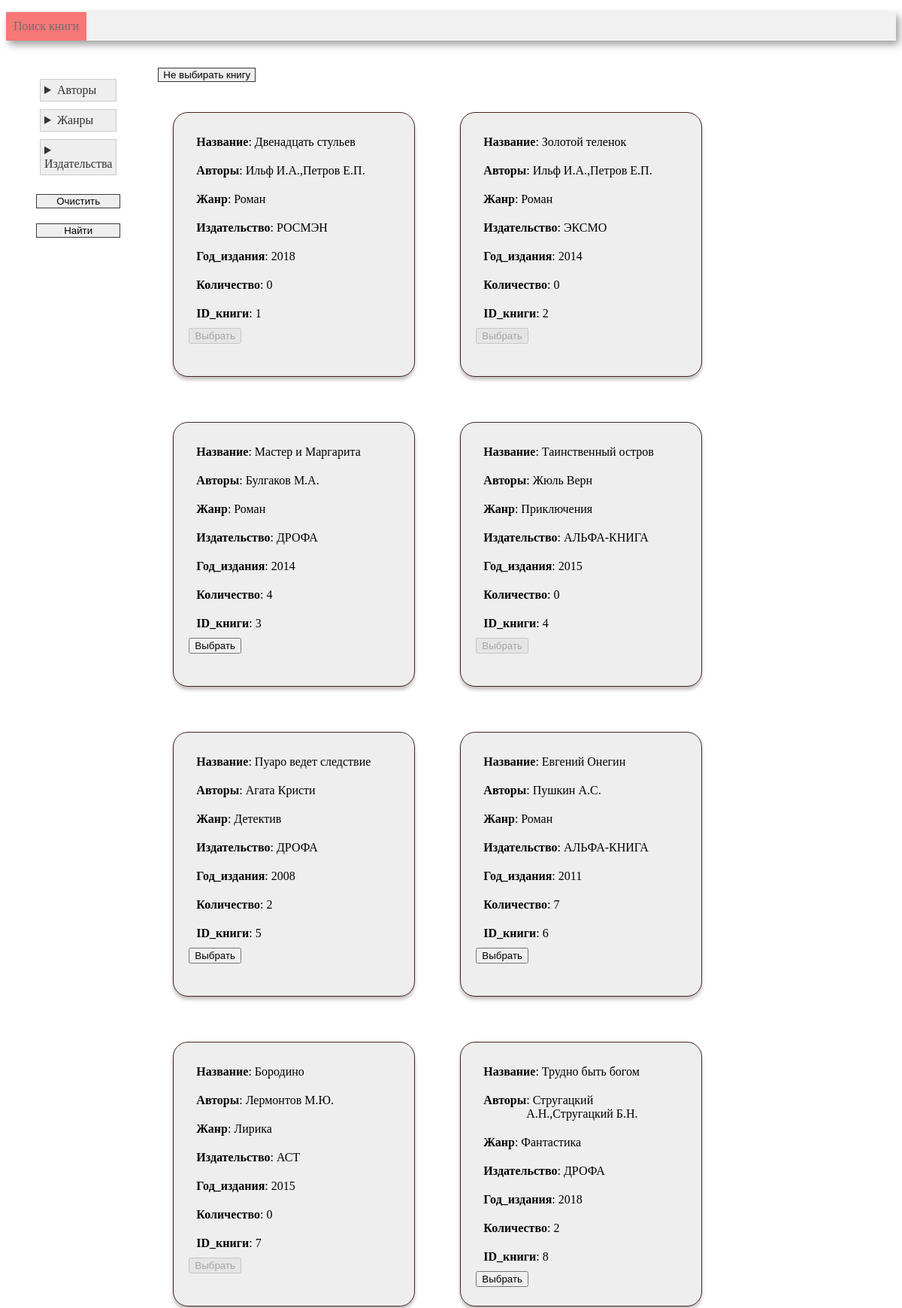
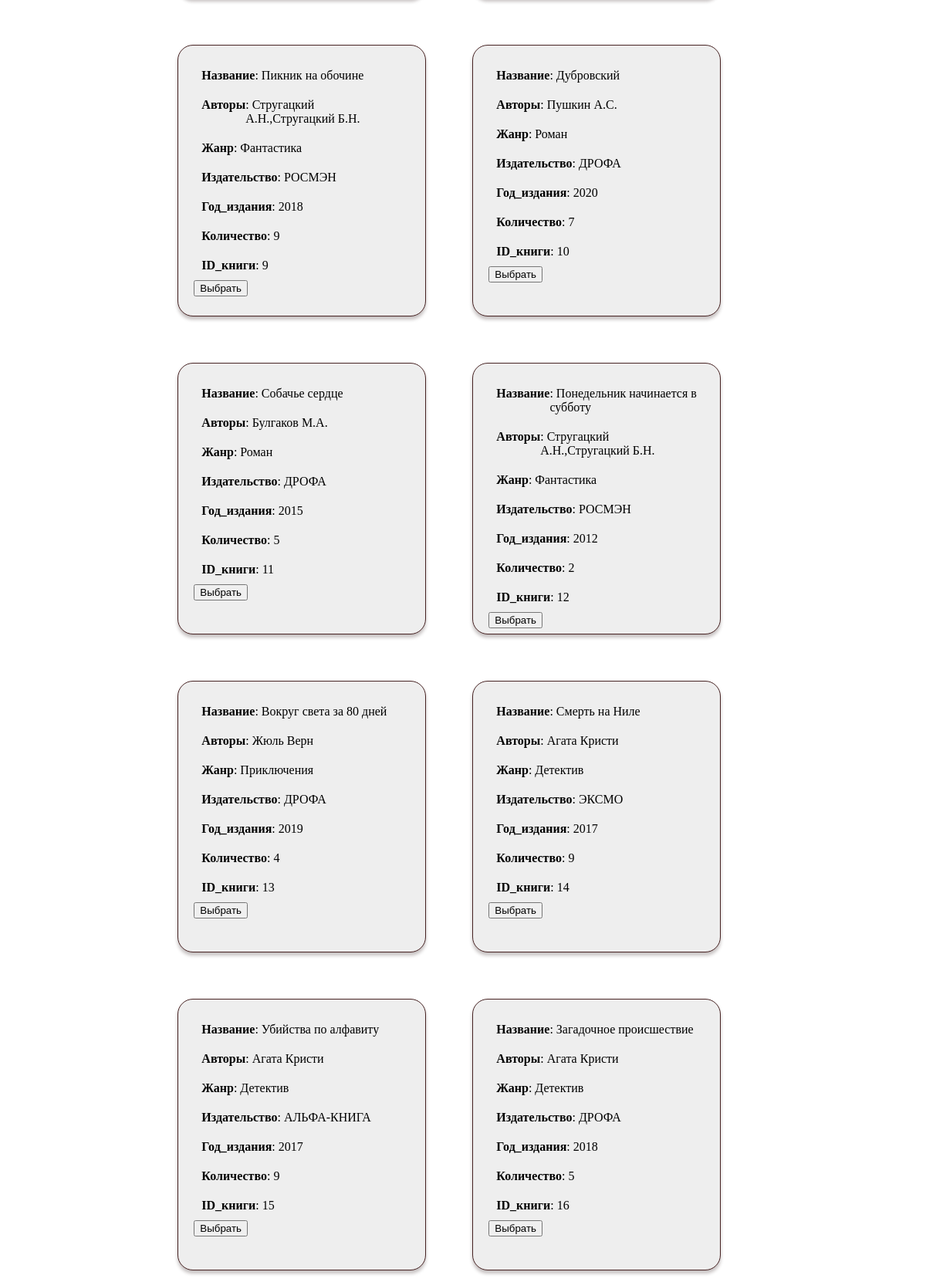
Screenshot of /search (upper part) with the database file from the repository (2 pictures, top to bottom).
### tables this page shows
CREATE TABLE book (
      book_id INTEGER PRIMARY KEY AUTOINCREMENT, 
	  title VARCHAR(80),
      genre_id int, 
      publisher_id INT,
      year_publication INT,
      available_numbers INT, 
      FOREIGN KEY (genre_id)  REFERENCES genre (genre_id) ON DELETE CASCADE,
      FOREIGN KEY (publisher_id)  REFERENCES publisher (publisher_id) ON DELETE CASCADE
);

### controllers/search.py (the view, shortened to what this page needs)
@app.route('/search', methods=['get', 'post'])
def search():
    conn = get_db_connection()
    df_genre = get_count_genre(conn)
    df_author = get_count_author(conn)
    df_publisher = get_count_publisher(conn)
    checked_list_authors = []
    checked_list_genre = []
    checked_list_publisher = []
    df_filter_book = get_book(conn)
    if request.values.get('reset'):
        df_filter_book = get_book(conn)
        checked_list_authors = []
        checked_list_genre = []
        checked_list_publisher = []
    html = render_template(
        'search.html',
        genre_box=df_genre,
        author_box=df_author,
        publisher_box=df_publisher,
        filter_box=df_filter_book,
        checked_list_authors=checked_list_authors,
        checked_list_genre=checked_list_genre,
        checked_list_publisher=checked_list_publisher,
        len=len
    )
    return html

### models/search_model.py (called while the page is built)
def get_count_genre(conn):
    return pd.read_sql('''
        SELECT genre_id, genre_name as Жанр, COUNT(book_id) AS Количество_книг
        FROM genre
        LEFT JOIN book USING(genre_id)
        GROUP BY genre.genre_id;
''', conn)

def get_count_author(conn):
    return pd.read_sql('''
        SELECT author.author_id, author_name as Автор, COUNT(book_author.book_id) AS Книги_автора
        FROM author
        LEFT JOIN book_author USING(author_id)
        GROUP BY author.author_id;
''', conn)

def get_count_publisher(conn):
    return pd.read_sql('''
        SELECT publisher.publisher_id, publisher_name as Издатель, COUNT(book.book_id) AS Книги_издателя
        FROM publisher
        LEFT JOIN book USING(publisher_id)
        GROUP BY publisher.publisher_id;
''', conn)

def get_book(conn):
    return pd.read_sql('''
    SELECT b.title AS Название, GROUP_CONCAT(a.author_name) AS Авторы,
        g.genre_name AS Жанр, p.publisher_name AS Издательство,
        b.year_publication AS Год_издания, b.available_numbers AS Количество, b.book_id AS ID_книги
    FROM book b
        JOIN book_author ba ON b.book_id = ba.book_id
        JOIN author a ON ba.author_id = a.author_id
        JOIN genre g ON b.genre_id = g.genre_id
        JOIN publisher p ON b.publisher_id = p.publisher_id
    GROUP BY b.book_id;
''', conn)

### utils.py (called while the page is built)
def get_db_connection():
    return sqlite3.connect('library.sqlite')

### templates/search.html (shortened to what this page needs)
<!DOCTYPE HTML>
<html>
<head>
    <link rel="stylesheet" type="text/css" href="/static/css/main.css"/>
    {% macro render_card(relation) %}
    {% set n = relation|length %}
            <div class = 'all_card'>
                {% for i in range(n) %}
                <div class="card">
                    <div class="column">
                        {% for name in relation.dtypes.index %}
                            <div class="row"><b>{{name}}</b>: {{ relation.loc[i, name] }}</div>
                        {% endfor %}
                        <form action='{{url_for("index")}}' method ="get">
                            <button type="submit" value='{{relation.loc[i, 'Книга_id']}}'
                                    name="book" {% if relation.loc[i, 'Количество'] == 0  %} disabled {% endif %}>
                                Выбрать</button>
                        </form>
                    </div>
                </div>
                {% endfor %}
            </div>
    {% endmacro %}
</head>
<body>
    <div class=menu>
        <ul>
            <li class = active><a href={{ url_for("search")}}>Поиск книги</a></li>
        </ul>
    </div>
    <div class = 'row'>
        <p>
            <form action='' method ="post">
                <div class="row checkboxs">
                    <div class = 'column'>
                        <div class="column">
                            <details {% if checked_list_authors !=[] %} open {%endif%}><summary>Авторы</summary>
                            </details>
                            <details {% if checked_list_genre !=[] %} open {%endif%}><summary>Жанры</summary>
                            </details>
                            <details {% if checked_list_publisher !=[] %} open {%endif%}><summary>Издательства</summary>
                            </details>
                        </div>
                        <input type="submit" value="Очистить" name="reset" />
                        <input type="submit" value="Найти" name="confirm" />
                    </div>
                </div>
            </form>
        </p>
        <p>
            <div class = 'column'>
                <form action='{{url_for("index")}}' method ="get">
                    <input type="submit" name = 'noselect' value="Не выбирать книгу" />
                </form>
                {{render_card( filter_box)}}
            </div>
        </p>
    </div>
</body>
</html>

### static/CSS/main.css (style rules this page uses)
.menu { background-color: #f1f1f1; box-shadow: 4px 5px 10px rgba(0, 0, 0, 0.4); width: 100%; }
.menu li { display: inline-block; vertical-align: top; padding: 10px; color: #6f6d6d; }
.menu a { text-decoration: none; color: #6f6d6d; }
.menu ul { padding: 0px; }
.active { background-color: #f87777; color: #f8f8f8; }
.all_card { display: flex; flex-direction: row; flex-wrap: wrap; }
.card { border: 1px solid #472323; border-radius: 20px; margin: 30px; padding: 10px; width: 300px; height: 330px; background-color: #eee; box-shadow: 0px 4px 4px rgba(29, 6, 6, 0.25); }
.row { display: flex; flex-direction: row; margin: 10px; }
.column { display: flex; flex-direction: column; margin: 10px; }
details > summary { padding: 5px; background-color: #eee; color: #333; border: 1px #ccc solid; cursor: pointer; margin: 5px; }
.checkboxs { padding: 5px; margin: 5px; color: #720707; cursor: pointer; width: 10%; }
input { margin:10px; border:1px #3b3636 solid; }

### rows the page displays
book: title "Двенадцать стульев"
book: title "Золотой теленок"
book: title "Мастер и Маргарита"
book: title "Таинственный остров"
book: title "Пуаро ведет следствие"
book: title "Евгений Онегин"
book: title "Бородино"
book: title "Трудно быть богом"
book: title "Пикник на обочине"
book: title "Дубровский"
book: title "Собачье сердце"
book: title "Понедельник начинается в субботу"
book: title "Вокруг света за 80 дней"
book: title "Смерть на Ниле"
book: title "Убийства по алфавиту"
book: title "Загадочное происшествие"

### other values shown
{{ name }} "Название" "Авторы" "Жанр" "Издательство" "Год_издания" "Количество" "ID_книги" "Название" "Авторы" "Жанр" "Издательство" "Год_издания" "Количество" "ID_книги" "Название" "Авторы" "Жанр" "Издательство" "Год_издания" "Количество" "ID_книги" "Название" "Авторы" "Жанр" "Издательство" "Год_издания" "Количество" "ID_книги" "Название" "Авторы" "Жанр" "Издательство" "Год_издания" "Количество" "ID_книги" "Название" "Авторы" "Жанр" "Издательство" "Год_издания" "Количество" "ID_книги" "Название" "Авторы" "Жанр" "Издательство" "Год_издания" "Количество" "ID_книги" "Название" "Авторы" "Жанр" "Издательство" "Год_издания" "Количество" "ID_книги" "Название" "Авторы" "Жанр" "Издательство" "Год_издания" "Количество" "ID_книги" "Название" "Авторы" "Жанр" "Издательство" "Год_издания" "Количество" "ID_книги" "Название" "Авторы" "Жанр" "Издательство" "Год_издания" "Количество" "ID_книги" "Название" "Авторы" "Жанр" "Издательство" "Год_издания" "Количество" "ID_книги" "Название" "Авторы" "Жанр" "Издательство" "Год_издания" "Количество" "ID_книги" "Название" "Авторы" "Жанр" "Издательство" "Год_издания" "Количество" "ID_книги" "Название" "Авторы" "Жанр" "Издательство" "Год_издания" "Количество" "ID_книги" "Название" "Авторы" "Жанр" "Издательство" "Год_издания" "Количество" "ID_книги"
{{ relation.loc[i, name] }} "Ильф И.А.,Петров Е.П." "Роман" "РОСМЭН" "2018" "0" "1" "Ильф И.А.,Петров Е.П." "Роман" "ЭКСМО" "2014" "0" "2" "Булгаков М.А." "Роман" "ДРОФА" "2014" "4" "3" "Жюль Верн" "Приключения" "АЛЬФА-КНИГА" "2015" "0" "4" "Агата Кристи" "Детектив" "ДРОФА" "2008" "2" "5" "Пушкин А.С." "Роман" "АЛЬФА-КНИГА" "2011" "7" "6" "Лермонтов М.Ю." "Лирика" "АСТ" "2015" "0" "7" "Стругацкий А.Н.,Стругацкий Б.Н." "Фантастика" "ДРОФА" "2018" "2" "8" "Стругацкий А.Н.,Стругацкий Б.Н." "Фантастика" "РОСМЭН" "2018" "9" "9" "Пушкин А.С." "Роман" "ДРОФА" "2020" "7" "10" "Булгаков М.А." "Роман" "ДРОФА" "2015" "5" "11" "Стругацкий А.Н.,Стругацкий Б.Н." "Фантастика" "РОСМЭН" "2012" "2" "12" "Жюль Верн" "Приключения" "ДРОФА" "2019" "4" "13" "Агата Кристи" "Детектив" "ЭКСМО" "2017" "9" "14" "Агата Кристи" "Детектив" "АЛЬФА-КНИГА" "2017" "9" "15" "Агата Кристи" "Детектив" "ДРОФА" "2018" "5" "16"
